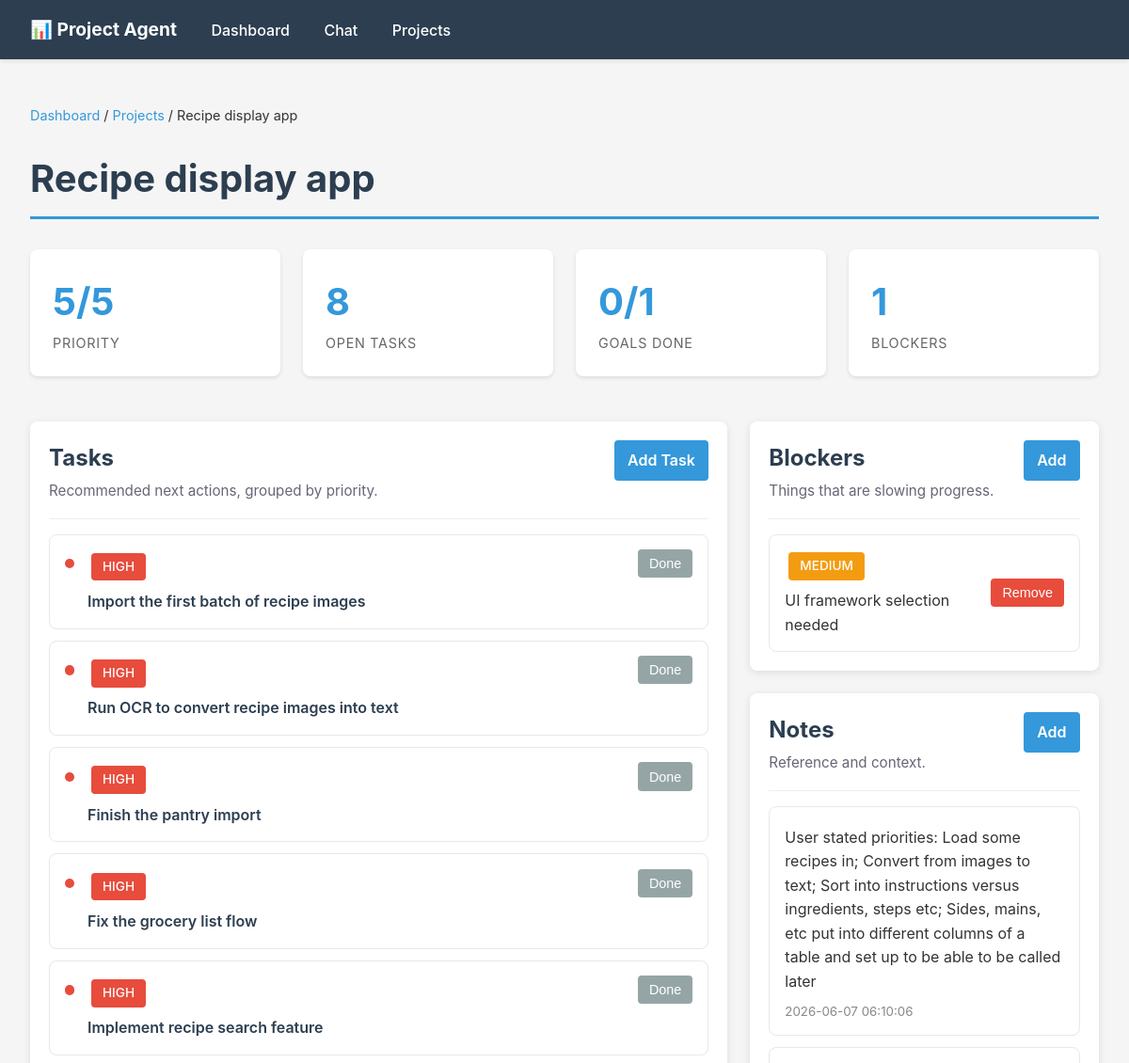
Before: /projects/2 (upper part) with the older database file.
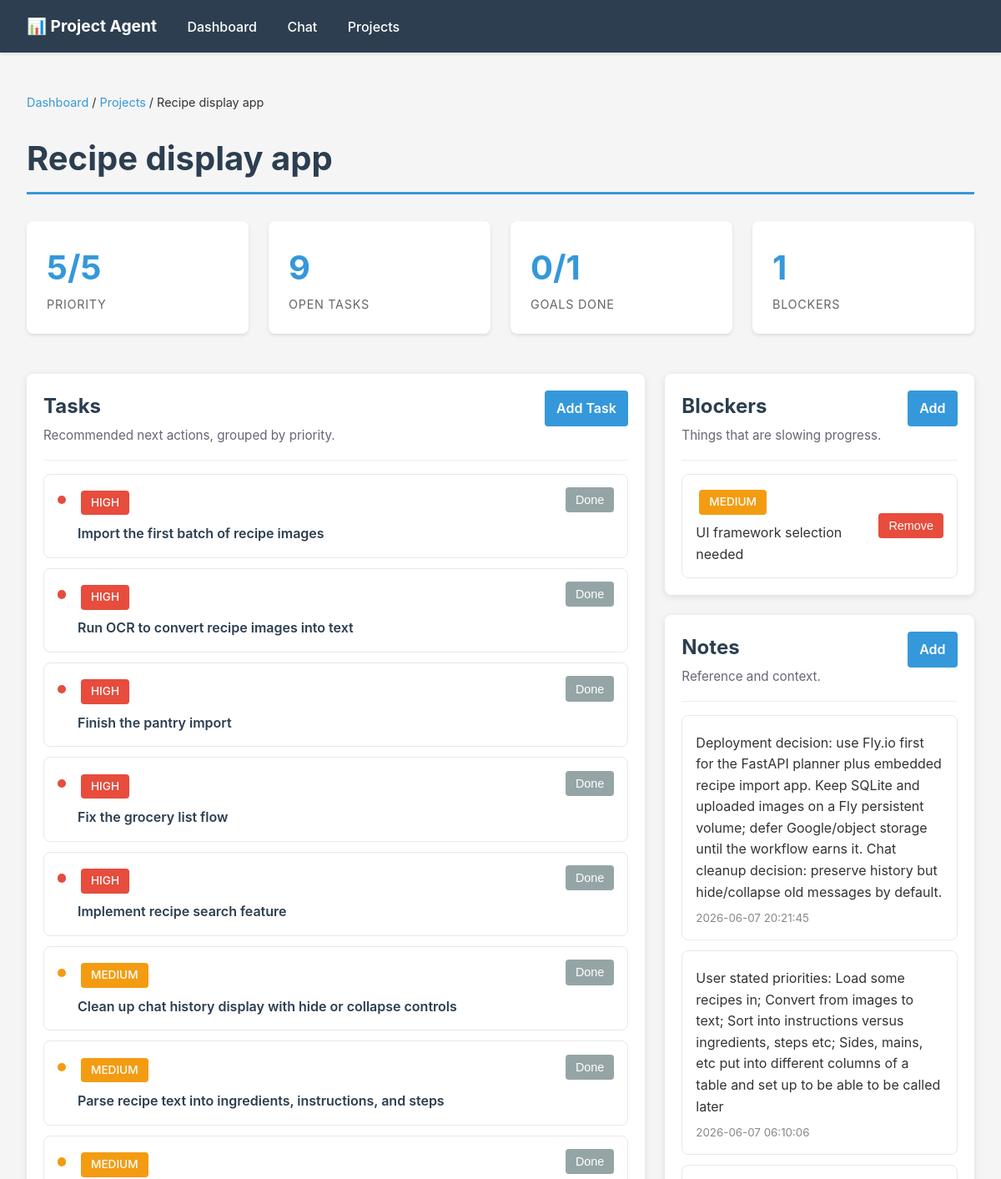
After: the same page with the newer database file.
### tables this page shows
CREATE TABLE recommended_actions (
                id INTEGER PRIMARY KEY AUTOINCREMENT,
                project_id INTEGER NOT NULL,
                action TEXT NOT NULL,
                priority TEXT DEFAULT 'medium',
                created_at TEXT DEFAULT CURRENT_TIMESTAMP, sort_order INTEGER DEFAULT 100, status TEXT DEFAULT 'open', completed_at TEXT DEFAULT '',
                FOREIGN KEY (project_id) REFERENCES projects(id) ON DELETE CASCADE
            );

CREATE TABLE blockers (
                id INTEGER PRIMARY KEY AUTOINCREMENT,
                project_id INTEGER NOT NULL,
                description TEXT NOT NULL,
                severity TEXT DEFAULT 'medium',
                created_at TEXT DEFAULT CURRENT_TIMESTAMP,
                FOREIGN KEY (project_id) REFERENCES projects(id) ON DELETE CASCADE
            );

CREATE TABLE notes (
                id INTEGER PRIMARY KEY AUTOINCREMENT,
                project_id INTEGER NOT NULL,
                content TEXT NOT NULL,
                created_at TEXT DEFAULT CURRENT_TIMESTAMP,
                FOREIGN KEY (project_id) REFERENCES projects(id) ON DELETE CASCADE
            );

### api.py (the view)
@app.get("/projects/{project_id}")
def project_detail(request: Request, project_id: int):
    project = dict_from_row(db.get_project_by_id(project_id))
    if not project:
        raise HTTPException(status_code=404, detail="Project not found")
    context = {
        "request": request,
        "project": project,
        "notes": dicts_from_rows(db.get_notes(project_id)),
        "actions": dicts_from_rows(db.get_recommended_actions(project_id)),
        "blockers": dicts_from_rows(db.get_blockers(project_id)),
        "goals": dicts_from_rows(db.get_weekly_goals(project_id)),
    }
    template = jinja_env.get_template("project_detail.html")
    html = template.render(context)
    return HTMLResponse(html)

### templates/project_detail.html (shortened to what the changed rows need)
{% extends "base.html" %}
{% block content %}
<h1>{{ project.name }}</h1>
<div class="dashboard-grid compact-metrics">
    <div class="metric">
        <div class="metric-value">{{ actions|selectattr('status', 'equalto', 'open')|list|length }}</div>
        <div class="metric-label">Open Tasks</div>
    </div>
</div>
<div class="project-detail-layout">
    <main>
        <section class="detail-section">
            <div class="section-header">
                <div>
                    <h2>Tasks</h2>
                </div>
            </div>
            {% set open_actions = actions|selectattr('status', 'equalto', 'open')|list %}
            {% set completed_actions = actions|selectattr('status', 'equalto', 'done')|list %}
            {% if open_actions %}
                <div class="task-list">
                    {% for action in open_actions %}
                        <article class="task-item priority-{{ action.priority }}">
                            <span class="priority-dot" aria-hidden="true"></span>
                            <div class="task-copy">
                                <span class="badge badge-{{ action.priority }}">{{ action.priority|upper }}</span>
                                <p><a href="/projects/{{ project.id }}/actions/{{ action.id }}">{{ action.action }}</a></p>
                            </div>
                            <form method="post" action="/projects/{{ project.id }}/actions/{{ action.id }}/complete" class="inline-form">
                                <button type="submit" class="secondary compact">Done</button>
                            </form>
                        </article>
                    {% endfor %}
                </div>
            {% else %}
                <div class="empty-state">
                    <p>No tasks yet.</p>
                </div>
            {% endif %}
        </section>
    </main>
    <aside>
        <section class="detail-section">
            <div class="section-header">
                <div>
                    <h2>Blockers</h2>
                </div>
            </div>
            {% if blockers %}
                {% for blocker in blockers %}
                    <article class="side-item blocker-{{ blocker.severity }}">
                        <div>
                            <span class="badge badge-{{ blocker.severity }}">{{ blocker.severity|upper }}</span>
                            <p>{{ blocker.description }}</p>
                        </div>
                        <form method="post" action="/projects/{{ project.id }}/blockers/{{ blocker.id }}/delete" class="inline-form">
                            <button type="submit" class="danger compact">Remove</button>
                        </form>
                    </article>
                {% endfor %}
            {% else %}
                <div class="empty-state">
                    <p>No blockers.</p>
                </div>
            {% endif %}
        </section>
        <section class="detail-section">
            <div class="section-header">
                <div>
                    <h2>Notes</h2>
                </div>
            </div>
            {% if notes %}
                {% for note in notes %}
                    <article class="note-item">
                        <p>{{ note.content }}</p>
                        <small>{{ note.created_at }}</small>
                    </article>
                {% endfor %}
            {% else %}
                <div class="empty-state">
                    <p>No notes yet.</p>
                </div>
            {% endif %}
        </section>
    </aside>
</div>
{% endblock %}

Changed rows visible on the page:
added recommended_actions: priority "MEDIUM", action "Clean up chat history display with hide or collapse controls"
now on this page (row unchanged): recommended_actions: priority "MEDIUM", action "Parse recipe text into ingredients, instructions, and steps"
now on this page (row unchanged): recommended_actions: priority "MEDIUM"
added notes: content "Deployment decision: use Fly.io first for the FastAPI planner plus embedded recipe import app. Keep SQLite and uploaded images on a Fly persistent volume; defer Google/object storage until the workflow earns it. Chat cleanup decision: preserve history but hide/collapse old messages by default.", created_at "2026-06-07 20:21:45"
Other visible differences:
{{ actions|selectattr('status', 'equalto', 'open')|list|length }}: "8" → "9"
